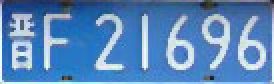
%> input picture Ⅱ类文件分割/II类/晋F21696.jpg, 137 x 42 px (shown 2 times larger)
$ octave jinF21696.m   (GNU Octave 9; MATLAB toolbox functions it lacks are replaced by stand-ins)
%> lines starting %> are read from the running program, lines starting %| are printed output that depends on the picture; in (x1, y1, x2, y2) boxes, pixels count from 0 and x2, y2 are one past the last pixel; in counts of white or black regions, pixels touching at a corner belong together; the program's own positions count from 1
%%
clear;
close all;
clc;

%% 读取图像
img = imread('晋F21696.jpg');
%> img is the input picture: size 42x137x3 uint8; mean R, G, B 90.1, 135.2, 186.4
subplot(3,3, 1);
imshow(img);
title('车牌图像');

%% 灰度处理
img1 = rgb2gray(img);    % RGB图像转灰度图像
subplot(3,3,2);
imshow(img1);
title('灰度图像');
subplot(3,3,3);
imhist(img1);
title('灰度处理后的灰度直方图');

%% 边缘提取
img4 = edge(img1, 'roberts', 0.15, 'both');
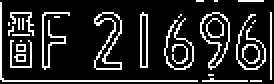
%> img4: size 42x137 logical (shown 2 times larger); 16.2% white in thin lines or dots
subplot(3,3,4);
imshow(img4);
title('roberts算子边缘检测');

%% 平滑图像，图像膨胀
se = strel('rectangle', [50,30]);
img5 = imclose(img4, se);
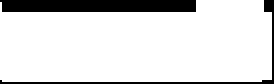
%> img5: size 42x137 logical (shown 2 times larger); 86.3% white; 2 black regions, box (x1, y1, x2, y2) and area: (0, 0, 98, 6) 583, (0, 0, 137, 42) 208
subplot(3,3,5);
imshow(img5);
title('平滑图像的轮廓');

%% 从图像中删除所有少于2200像素8邻接
img6 = bwareaopen(img5, 2200);
subplot(3,3,6);
imshow(img6);
title('从图像中移除小对象');

%% 切割出图像
[y, x, z] = size(img6);
%> y = 42; x = 137; z = 1
img7 = double(img6);    % 转成双精度浮点型

% 车牌的蓝色区域
% Y方向
blue_Y = zeros(y, 1);
for i = 1:y
    for j = 1:x
        if(img7(i, j) == 1) % 判断车牌位置区域
            blue_Y(i, 1) = blue_Y(i, 1) + 1;    % 像素点统计
        end
    end
end
%> after the loop, blue_Y = 42 values, max 136 at index 7, min 0 at index 42, mean 118.2

% 找到Y坐标的最小值
img_Y1 = 1;
while (blue_Y(img_Y1) < 5) && (img_Y1 < y)
    img_Y1 = img_Y1 + 1;
end
%> this loop made 0 passes
%> after the loop, img_Y1 = 1

% 找到Y坐标的最大值
img_Y2 = y;
%> img_Y2 = 42
while (blue_Y(img_Y2) < 5) && (img_Y2 > img_Y1)
    img_Y2 = img_Y2 - 1;
end
%> this loop made 1 pass
%> img_Y2 on pass 1: 41

% x方向
blue_X = zeros(1, x);
for j = 1:x
    for i = 1:y
        if(img7(i, j) == 1) % 判断车牌位置区域
            blue_X(1, j) = blue_X(1, j) + 1;
        end
    end
end
%> after the loop, blue_X = 137 values, max 41 at index 99, min 0 at index 137, mean 36.23

% 找到x坐标的最小值
img_X1 = 1;
while (blue_X(1, img_X1) < 5) && (img_X1 < x)
    img_X1 = img_X1 + 1;
end
%> after the loop, img_X1 = 1

% 找到x坐标的最小值
img_X2 = x;
%> img_X2 = 137
while (blue_X(1, img_X2) < 5) && (img_X2 > img_X1)
    img_X2 = img_X2 - 1;
end
%> this loop made 1 pass
%> img_X2 on pass 1: 136

% 对图像进行裁剪
img8 = img(img_Y1:img_Y2, img_X1:img_X2, :);
subplot(3,3,7);
imshow(img8);
title('定位剪切后的彩色车牌图像')
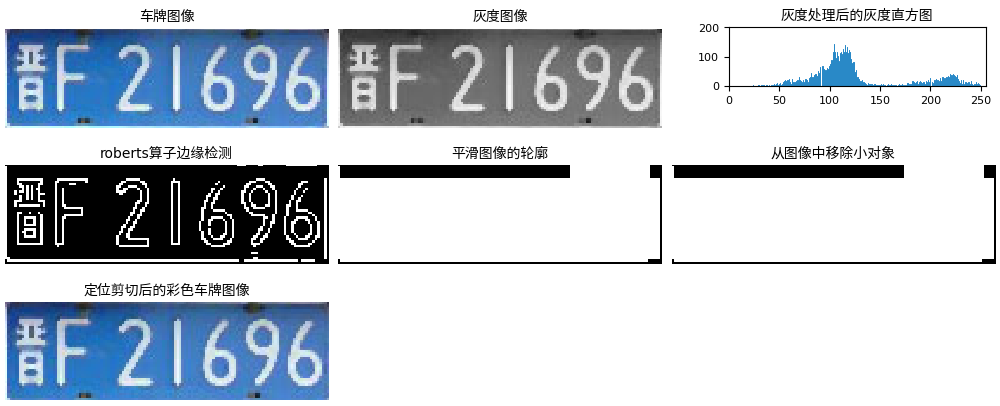
%> figure redrawn from the program's plot data, 7 panels

% 保存提取出来的车牌图像
imwrite(img8, '车牌图像.jpg');

%% 对车牌图像作图像预处理
plate_img = imread('车牌图像.jpg');
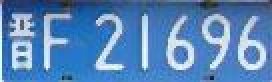
%> plate_img: size 41x136x3 uint8 (shown 2 times larger); mean R, G, B 87.4, 132.4, 183.9
plate_img=img8;

% 转换成灰度图像
plate_img1 = rgb2gray(plate_img);    % RGB图像转灰度图像
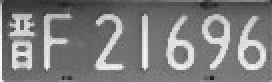
%> plate_img1: size 41x136 uint8 (shown 2 times larger); min 24, max 249, mean 124.9
figure;
subplot(3, 3, 1);
imshow(plate_img1);
title('灰度图像');
subplot(3, 3, 2);
imhist(plate_img1);
title('灰度处理后的灰度直方图');

% [20 lines of commented-out code are left out]
plate_img3 = im2bw(plate_img1, 0.7);
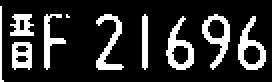
%> plate_img3: size 41x136 logical (shown 2 times larger); 18.6% white; 10 white regions (1 under 20 px), largest, box (x1, y1, x2, y2) and area: (83, 8, 97, 35) 157, (119, 8, 133, 35) 156, (101, 7, 115, 35) 154
subplot(3,3,7);
imshow(plate_img3);
title('车牌二值图像');
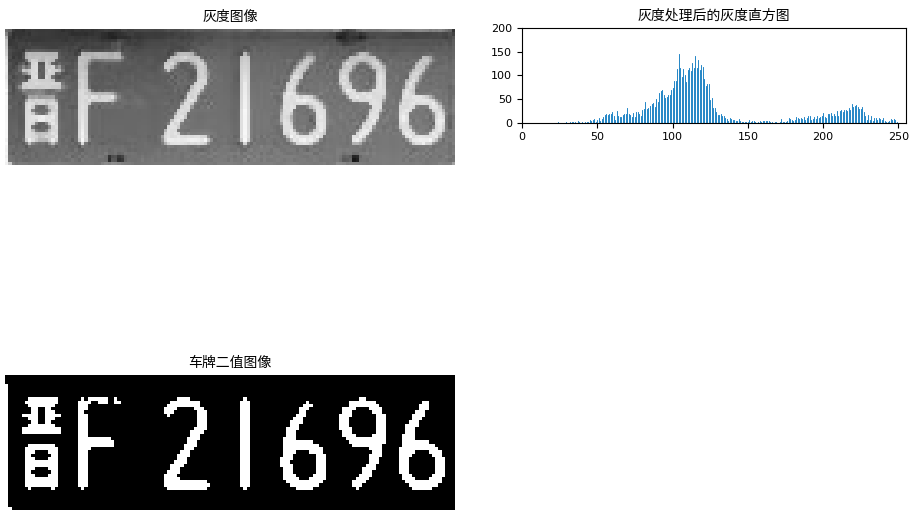
%> figure redrawn from the program's plot data, 3 panels

% [5 lines of commented-out code are left out]

%% 进行字符分割
%> (the run ends here)

$ run again, with Ⅱ类文件分割/II类/兰A20008.jpg copied over Ⅱ类文件分割/II类/晋F21696.jpg
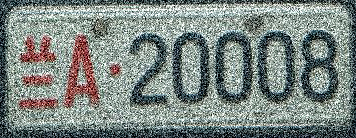
%> input picture Ⅱ类文件分割/II类/兰A20008.jpg, 356 x 138 px
%> img is the input picture: size 138x356x3 uint8; mean R, G, B 124.4, 134.4, 130.2
%> `img4 = edge(img1, 'roberts', 0.15, 'both');`:
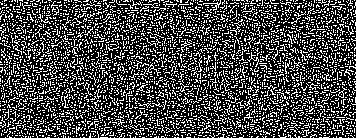
%> img4: size 138x356 logical; 28% white in thin lines or dots
%> img5: size 138x356 logical; 99.9% white; 4 black regions (4 under 20 px)
%> img7: size 138x356 double; values 0 (black) and 1 (white), 99.9% white; 4 black regions (4 under 20 px)
%> after the loop `for i = 1:y`: blue_Y = 138 values, max 356 at index 3, min 349 at index 137, mean 355.7
%> after the loop `while (blue_Y(img_Y1) < 5) && (img_Y1 < y)`: img_Y1 = 1
%> after the loop `for j = 1:x`: blue_X = 356 values, max 138 at index 6, min 125 at index 356, mean 137.9
%> after the loop `while (blue_X(1, img_X1) < 5) && (img_X1 < x)`: img_X1 = 1
%> plate_img3: size 138x356 logical; 26.1% white in thin lines or dots
%> `title('车牌二值图像');`:
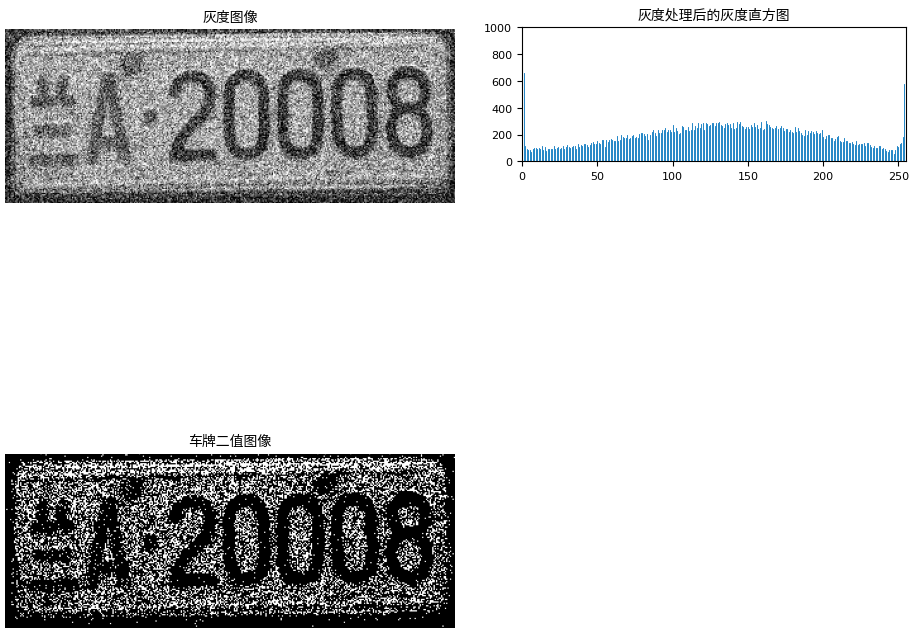
%> figure redrawn from the program's plot data, 3 panels

$ run again, with Ⅱ类文件分割/II类/冀BQQ613.jpg copied over Ⅱ类文件分割/II类/晋F21696.jpg
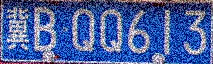
%> input picture Ⅱ类文件分割/II类/冀BQQ613.jpg, 213 x 64 px
%> img is the input picture: size 64x213x3 uint8; mean R, G, B 74.1, 95.6, 157.7
%> `img4 = edge(img1, 'roberts', 0.15, 'both');`:
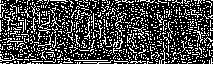
%> img4: size 64x213 logical; 27.4% white in thin lines or dots
%> img5: size 64x213 logical; 100% white; black in thin lines or dots, all inside (x1, y1, x2, y2) = (212, 63, 213, 64)
%> after the loop `for i = 1:y`: blue_Y = 64 values, max 213 at index 1, min 212 at index 64, mean 213
%> after the loop `while (blue_Y(img_Y1) < 5) && (img_Y1 < y)`: img_Y1 = 1
%> after the loop `for j = 1:x`: blue_X = 213 values, max 64 at index 1, min 63 at index 213, mean 64
%> after the loop `while (blue_X(1, img_X1) < 5) && (img_X1 < x)`: img_X1 = 1
%> plate_img3: size 64x213 logical; 11.7% white in thin lines or dots
%> `title('车牌二值图像');`:
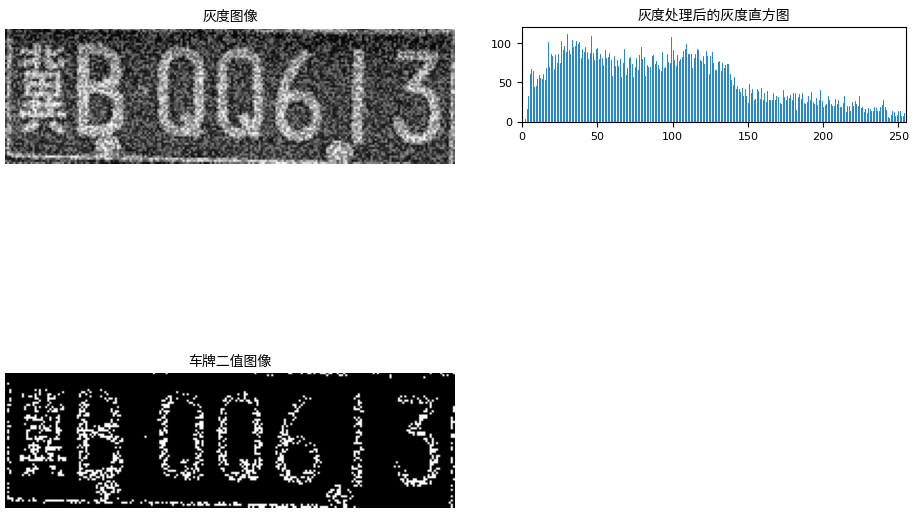
%> figure redrawn from the program's plot data, 3 panels

$ run again, with Ⅱ类文件分割/II类/冀D06888.jpg copied over Ⅱ类文件分割/II类/晋F21696.jpg
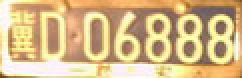
%> input picture Ⅱ类文件分割/II类/冀D06888.jpg, 121 x 39 px (shown 2 times larger)
%> img is the input picture: size 39x121x3 uint8; mean R, G, B 214.7, 186.1, 136.4
%> img4: size 39x121 logical; 13.7% white in thin lines or dots
%> img5: size 39x121 logical; 66.1% white; 1 black region, box (x1, y1, x2, y2) and area: (0, 0, 121, 39) 1602
%> after the loop `for i = 1:y`: blue_Y = 39 values, max 115 at index 15, min 0 at index 1, mean 79.92
%> the loop `while (blue_Y(img_Y1) < 5) && (img_Y1 < y)` made 4 passes
%> the loop `while (blue_Y(img_Y2) < 5) && (img_Y2 > img_Y1)` made 1 pass
%> img_Y2 on pass 1: 38
%> after the loop `for j = 1:x`: blue_X = 121 values, max 33 at index 81, min 0 at index 119, mean 25.76
%> the loop `while (blue_X(1, img_X1) < 5) && (img_X1 < x)` made 3 passes
%> the loop `while (blue_X(1, img_X2) < 5) && (img_X2 > img_X1)` made 3 passes
%> img_X2 on passes 1 to 3: 120, 119, 118
%> plate_img3: size 34x115 logical; 58.4% white; 16 black regions (5 under 20 px), largest, box (x1, y1, x2, y2) and area: (28, 0, 115, 30) 988, (1, 0, 25, 27) 184, (42, 5, 48, 23) 101
%> `title('车牌二值图像');`:
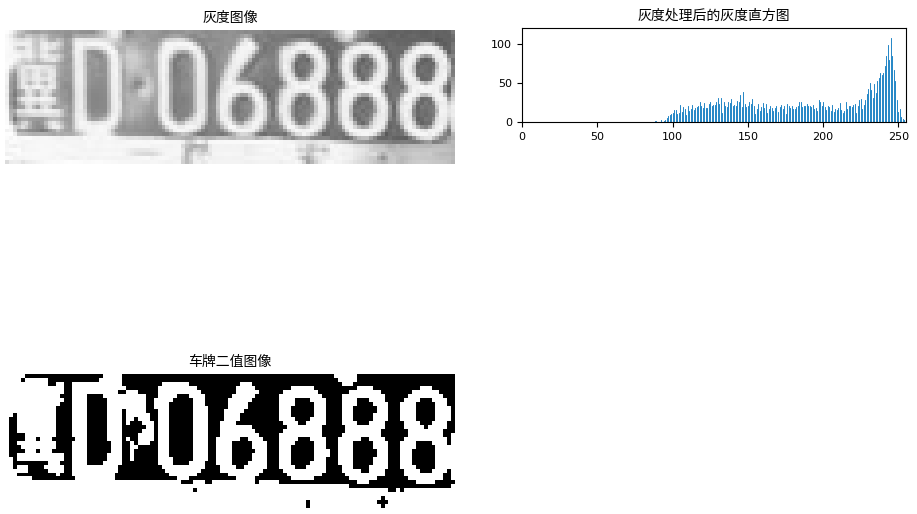
%> figure redrawn from the program's plot data, 3 panels
